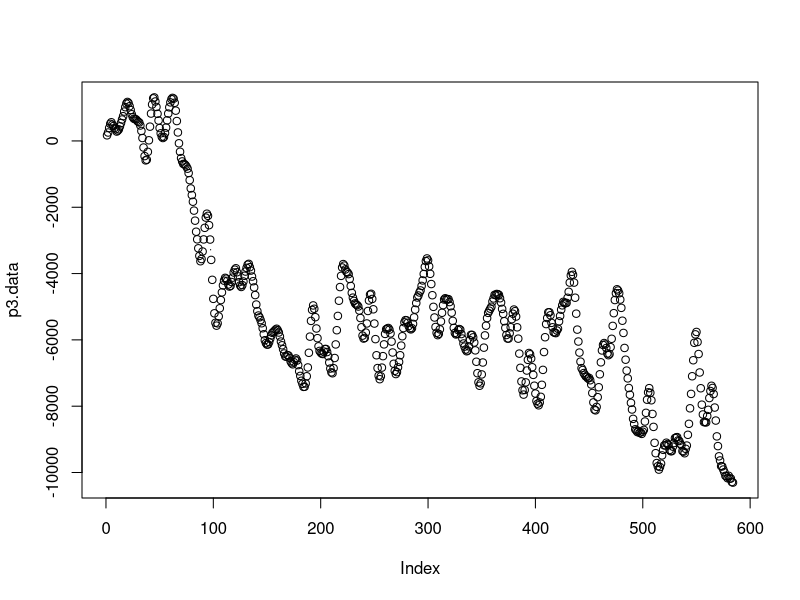
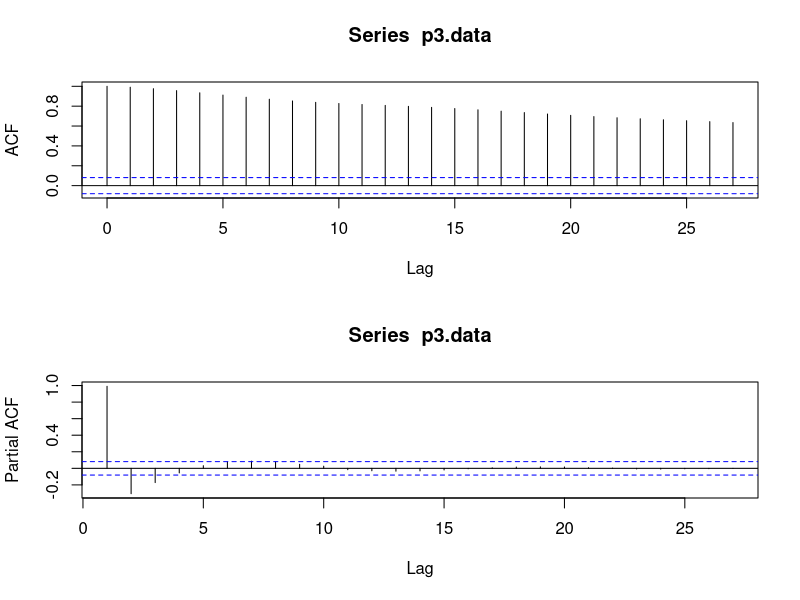
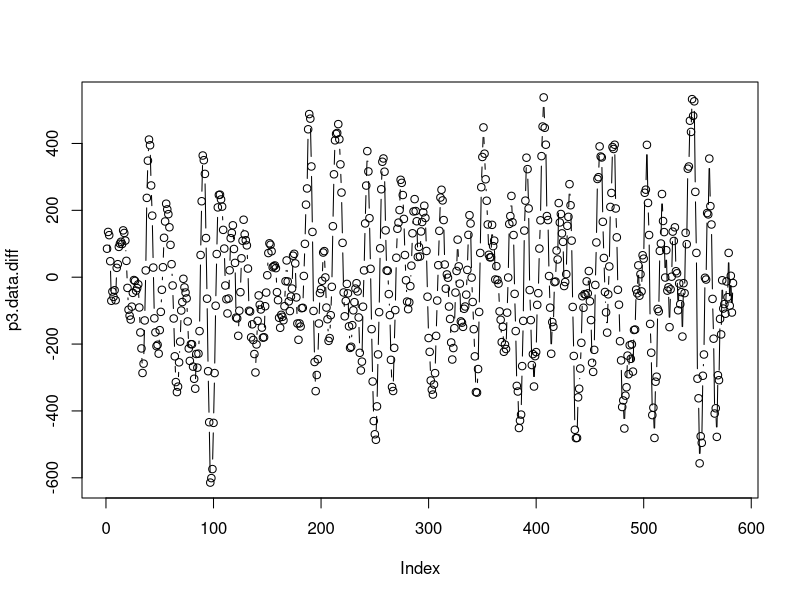
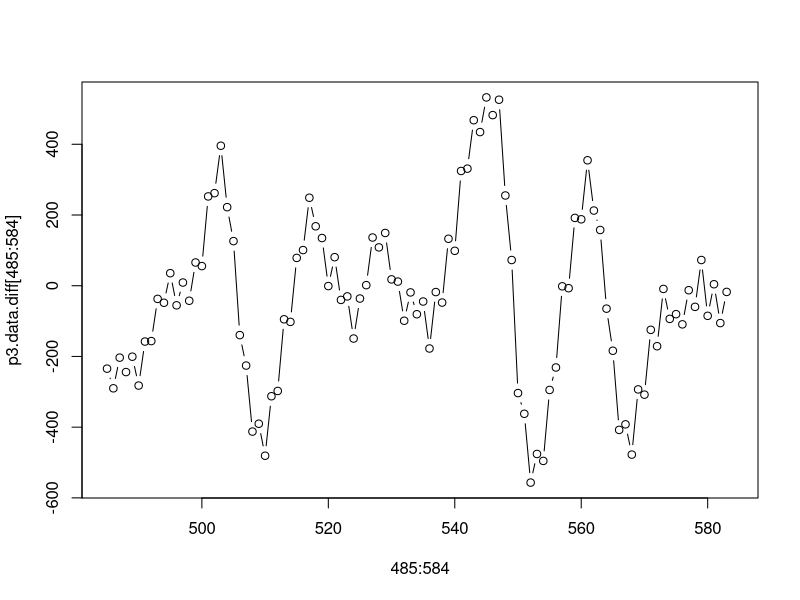

The R source for these figures, in order: (Note: this script raises an error after producing the figures.)
##### Supporting Code for Dataset 1 #####
setwd('~/documents/sjsu/265/time-series-project')

p3.data <- scan('proj3.txt')

## Visuals original data
plot(p3.data, type = "b")

par(mfrow=c(2,1))
   acf(p3.data, type = c("correlation"))
   acf(p3.data, type = c("partial"))
par(mfrow=c(1,1))

# Checking for non-stationarity
library(tseries)
adf.test(p3.data)
# Result: p-value 0.1513
# Fail to reject null hypothesis, conclude that the data is non-stationary

## Differencing data 1 time
p3.data.diff <- diff(p3.data, lag = 1)

plot(p3.data.diff, type = "b")
plot(485:584, p3.data.diff[485:584], type = "b")
###### Data looks SUSPICIOUSLY like dataset 1 #####

par(mfrow=c(2,1))
   plot(p1.data, type = "b")
   plot(p3.data.diff, type = "b")
par(mfrow=c(1,1))

# Starting at p3.data.dif[49] every point after is 75 less than p1.data
p3.data.diff[49:549]-p1.data[1:501]

# PLOT PROVING EXACT RELATIONSHIP
plot(p3.data.diff, type = "b", main = "Relationship Between Project 1 and 3", ylab = "Data", xlab = "Time")
lines(49:549, (p1.data[1:501] - 75), type = "b", col = "red")
legend(0,600, c("Project 3: Differenced", "Project 1: Shifted"), lty=c(1,1), col=c("black", "red"))

###################################################

par(mfrow=c(2,1))
   acf(p3.data.diff, type = c("correlation"))
   acf(p3.data.diff, type = c("partial"))
par(mfrow=c(1,1))

# Mean stuff
mean(p3.data)

p3.data.demean <- p3.data - mean(p3.data)
df <- data.frame(p3.data, p3.data.demean)

library(ggplot2)
ggplot(df, aes(x = seq(1,length(p3.data)), y = p3.data.demean)) + 
geom_line() + 
geom_point() + 
geom_smooth()  + 
geom_line(aes(y = p3.data), colour = 'red') +
geom_smooth(aes(y = p3.data), colour = 'red')

plot(p3.data.demean, type = "b")

par(mfrow=c(2,1))
   acf(p3.data.demean, type = c("correlation"))
   acf(p3.data.demean, type = c("partial"))
par(mfrow=c(1,1))


# ACF exhibits sinusoidal decay
# PACF looks weird up to lag 8, cuts off after that

##### Candidate Model Analsysis #####

# General AIC analysis of many models up to ARMA(7,10)
ar.p <- 7
ma.q <- 10

ar.vec <- rep(0:ar.p, each = (ma.q + 1))
ma.vec <- rep(seq(0,ma.q), (ar.p + 1))


aic.vec <- vector()
sig2.vec <- vector()
loglik.vec <- vector()
arma.res.ss <- vector()
bic.vec <- vector()
for(p in 1:(ar.p + 1)) {
    for(q in 1:(ma.q + 1)) {
    	temp.arma <- arima(p3.data.demean, order = c(p-1, 0, q-1), include.mean = FALSE, method = "ML")
        aic.vec <- c(aic.vec, temp.arma$aic)
        sig2.vec <- c(sig2.vec, temp.arma$sigma2)
        loglik.vec <- c(loglik.vec, temp.arma$loglik)
        arma.res.ss <- c(arma.res.ss, sum((temp.arma$residuals)^2)/(length(p3.data) - (p + q) - (p + q + 1)))
        bic.vec <- c(bic.vec, BIC(temp.arma))
    }
}

aic.df <- data.frame(AR = ar.vec, MA = ma.vec, AIC = aic.vec, BIC = bic.vec, Sigma2 = sig2.vec, LogLik = loglik.vec, SSres = arma.res.ss)

# Ranking the models based on performance in each column
n <- (ar.p + 1)*(ma.q + 1)
testy <- aic.df
testy$Rank <- rep(0,n)
for (i in 3:7) {
	if (i == 6) {
		testy <- testy[order(testy[,i], decreasing = TRUE),]
		testy$Rank <- testy$Rank + seq(1,n)
	} else {
		testy <- testy[order(testy[,i]),]
		testy$Rank <- testy$Rank + seq(1,n)
	}
}
testy <- testy[order(testy$Rank),]

### Prep for log likelihood ratios
aic.df.clean <- aic.df[aic.df$AIC != 'NaN',]
aic.df.clean$AICchange <- round(100*(aic.df.clean$AIC - min(aic.df.clean$AIC))/min(aic.df.clean$AIC), digits = 2)
aic.df.clean$LL2 <- -2*aic.df.clean$LogLik
aic.df.clean$TotalParams <- aic.df.clean$AR + aic.df.clean$MA
aic.df.clean.sort <- aic.df.clean[order(aic.df.clean$AIC),]
rownames(aic.df.clean.sort) <- 1:nrow(aic.df.clean.sort)

# Log likelihood tests: numerator L1 needs to be a subset of L2
# Null hypothesis: the models are equivalent
# Retain: choose the model that is smaller
# Reject: choose the model that has bettre likelihood, aic, sigma2 etc.
# Reject null hypothesis if following code returns true:
L1 <- 9 
L2 <- 14
nu <- (aic.df.clean.sort$TotalParams[L2] - aic.df.clean.sort$TotalParams[L1])
ifelse( (aic.df.clean.sort$LL2[L1] - aic.df.clean.sort$LL2[L2]) > (nu + sqrt(2*nu)), 'REJECT the null hypothesis', 'Retain the null hypothesis: choose smaller model')

### END Likelihood ratio code


# Plotting residual sum of squares against order to see where curve flattens out: looks like 5 (minor decrease again at 7 but flat afterwards)
ar.res.ss <- vector(mode = 'numeric')
for(p in 1:13) {
	temp.ar <- arima(p3.data.demean, order = c(p-1,0,0), include.mean = FALSE)
	ar.res.ss[p-1] <- sum((temp.ar$residuals)^2)
}
plot(0:(length(ar.res.ss)-1), ar.res.ss)

### Candidates
# Likelihood ratio test says choose ARMA(5,3) over ARMA(7,3)
my.arma.7.3 <- arima(p3.data.demean, order = c(7,0,3), include.mean = FALSE, method = "ML")
my.arma.5.3 <- arima(p3.data.demean, order = c(5,0,3), include.mean = FALSE, method = "ML")
my.arma.6.9 <- arima(p3.data.demean, order = c(6,0,9), include.mean = FALSE, method = "ML")
my.arma.7.9 <- arima(p3.data.demean, order = c(7,0,9), include.mean = FALSE, method = "ML")

# Comparing theoretical acf/pacf to sample based on estimated model parameters
par(mfcol=c(2,2))
   acf(p3.data.demean, type = c("correlation"))
   plot(0:25, ARMAacf(ar = my.arma.7.3$coef[1:7], ma = my.arma.7.3$coef[8:10], lag.max=25), type="h", xlab = "Lag", ylab = "Theoretical ACF")
   abline(h=0)
   acf(p3.data.demean, type = c("partial"))
   plot(1:25, ARMAacf(ar = my.arma.7.3$coef[1:7], ma = my.arma.7.3$coef[8:10], lag.max=25, pacf=TRUE), type="h", xlab = "Lag", ylab = "Theoretical PACF")
   abline(h=0)
par(mfrow=c(1,1)) 



##### FINAL MODELS...CHOOSE ONE!!! #####

my.arma.final <- arima(p3.data.demean, order = c(6,0,9), include.mean = FALSE)

# CHECK RESIDUALS
tsdiag(my.arma.final)
# Final 13 predictions

my.preds.final <- predict(my.arma.final, n.ahead = 13, se.fit = TRUE)

preds <- my.preds.final$pred + mean(p3.data)
se <- my.preds.final$se
lower.bound <- preds - 2*se
upper.bound <- preds + 2*se

cbind(lower.bound, preds, upper.bound)

# Plot predictions
plot(450:501, p3.data[450:501], ylim = c(-650, 650), xlim=c(450,515), type="b")
lines(502:514, preds, type="b", col="red")
lines(502:514, upper.bound, type="l", col="blue")
lines(502:514, lower.bound, type="l", col="blue")
